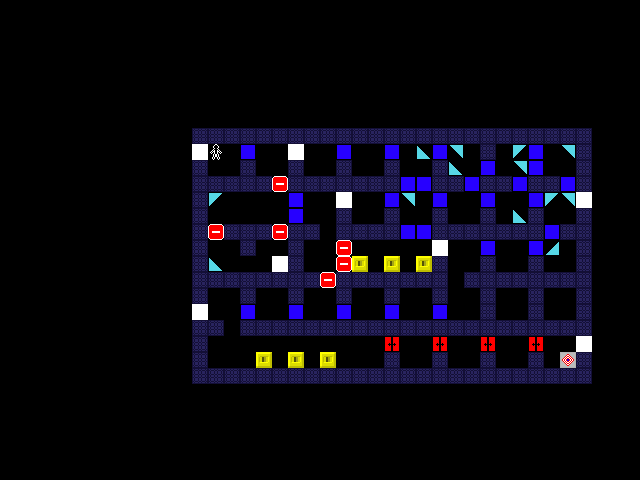

A level layout from a 2D game, rendered from its tile map. Below: a short description, then the map file with tile-grid data replaced by summaries:
An orthogonal 40x30 tile map with 16x16 px tiles, 5 tile layers (tiles, pieces, pieces2, pieces3, ...) and 9 objects.

<map version="1.10" tiledversion="1.11.0" orientation="orthogonal" renderorder="right-down" width="40" height="30" tilewidth="16" tileheight="16" infinite="0" nextlayerid="8" nextobjectid="16">
 <tileset firstgid="1" name="tiles" tilewidth="16" tileheight="16" tilecount="81" columns="9">
  <image source="tiles.png" width="144" height="144" />
 </tileset>
 <layer id="1" name="tiles" width="40" height="30">
  <data>[1200 cells, 222 non-empty, 5 distinct tile ids]</data>
 </layer>
 <layer id="2" name="pieces" width="40" height="30">
  <data>[1200 cells, 29 non-empty, 7 distinct tile ids]</data>
 </layer>
 <layer id="6" name="pieces2" width="40" height="30">
  <data>[1200 cells, 0 non-empty, 0 distinct tile ids]</data>
 </layer>
 <layer id="7" name="pieces3" width="40" height="30">
  <data>[1200 cells, 0 non-empty, 0 distinct tile ids]</data>
 </layer>
 <layer id="3" name="actors" width="40" height="30">
  <data>[1200 cells, 1 non-empty, 1 distinct tile ids]</data>
 </layer>
 <objectgroup id="5" name="connectors">
  <object id="7" x="360" y="264.25">
   <polyline points="0,0 60.75,-110.25" />
  </object>
  <object id="8" x="391.75" y="266.25">
   <polyline points="0,0 130.5,-100" />
  </object>
  <object id="9" x="423.25" y="263.75">
   <polyline points="0,0 147.25,-66.25" />
  </object>
  <object id="10" x="329.5" y="360">
   <polyline points="0,0 159.5,-16.5" />
  </object>
  <object id="11" x="323.5" y="363.5">
   <polyline points="0,0 70,-22" />
  </object>
  <object id="12" x="296.5" y="361">
   <polyline points="0,0 241.5,-19" />
  </object>
  <object id="13" x="293" y="357">
   <polyline points="0,0 102,-10.5" />
  </object>
  <object id="14" x="262.5" y="358">
   <polyline points="0,0 177.5,-15.5" />
  </object>
  <object id="15" x="266" y="362.5">
   <polyline points="0,0 271,-16.5" />
  </object>
 </objectgroup>
</map>
